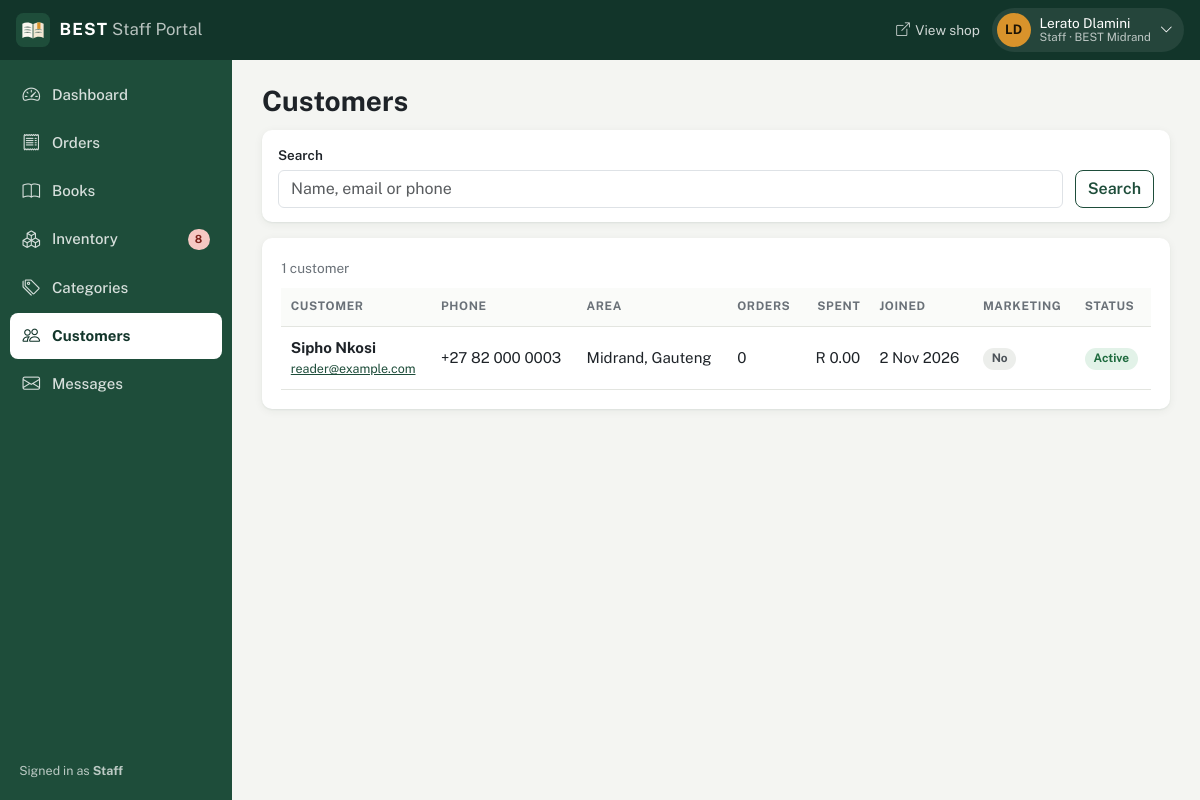
The app's page /staff/customers.php (signed in) with its own data.
### tables this page shows
CREATE TABLE Staff (
  accountID INT PRIMARY KEY,
   
  storeID INT NULL,
  jobTitle VARCHAR(100) NOT NULL DEFAULT 'Store Assistant',
  CONSTRAINT fk_staff_account FOREIGN KEY (accountID) REFERENCES UserAccount (accountID) ON DELETE CASCADE,
  CONSTRAINT fk_staff_store FOREIGN KEY (storeID) REFERENCES Store (storeID) ON DELETE SET NULL
);

CREATE TABLE UserAccount (
  accountID INT PRIMARY KEY AUTO_INCREMENT,
  firstName VARCHAR(100) NOT NULL,
  lastName VARCHAR(100) NOT NULL,
  email VARCHAR(255) NOT NULL UNIQUE,
  phoneNumber VARCHAR(30) NULL,
  passwordHash VARCHAR(255) NOT NULL,
  accountStatus ENUM('active', 'suspended') NOT NULL DEFAULT 'active',
   
  mustChangePassword BOOLEAN NOT NULL DEFAULT FALSE,
  createdBy INT NULL,
  dateCreated DATETIME NOT NULL DEFAULT CURRENT_TIMESTAMP,
  lastLogin DATETIME NULL,
  CONSTRAINT fk_account_createdby FOREIGN KEY (createdBy) REFERENCES UserAccount (accountID) ON DELETE SET NULL,
  INDEX idx_account_status (accountStatus)
);

CREATE TABLE Store (
  storeID INT PRIMARY KEY AUTO_INCREMENT,
  name VARCHAR(120) NOT NULL UNIQUE,
  addressLine VARCHAR(255) NOT NULL,
  city VARCHAR(100) NOT NULL,
  province VARCHAR(60) NOT NULL,
  postalCode VARCHAR(10) NOT NULL,
  phoneNumber VARCHAR(30) NOT NULL,
  email VARCHAR(255) NOT NULL,
  openingHours VARCHAR(255) NOT NULL,
  isActive BOOLEAN NOT NULL DEFAULT TRUE,
  dateCreated DATETIME NOT NULL DEFAULT CURRENT_TIMESTAMP
);

CREATE TABLE Customer (
  accountID INT PRIMARY KEY,
  addressLine VARCHAR(255) NULL,
  suburb VARCHAR(100) NULL,
  city VARCHAR(100) NULL,
  province VARCHAR(60) NULL,
  postalCode VARCHAR(10) NULL,
   
  privacyConsentAt DATETIME NOT NULL DEFAULT CURRENT_TIMESTAMP,
  marketingConsent BOOLEAN NOT NULL DEFAULT FALSE,
  CONSTRAINT fk_customer_account FOREIGN KEY (accountID) REFERENCES UserAccount (accountID) ON DELETE CASCADE
);

### includes/helpers/database.php (called while the page is built, shortened)
<?php
function fetchAll(mysqli $conn, string $sql, array $params = []): array
{
    $stmt = $conn->prepare($sql);
    if (!$stmt->execute($params ?: null)) {
        error_log('Query failed: ' . $stmt->error);
        return [];
    }
    $result = $stmt->get_result();
    return $result ? $result->fetch_all(MYSQLI_ASSOC) : [];
}
function fetchOne(mysqli $conn, string $sql, array $params = []): ?array
{
    return fetchAll($conn, $sql, $params)[0] ?? null;
}
function fetchValue(mysqli $conn, string $sql, array $params = []): mixed
{
    $row = fetchOne($conn, $sql, $params);
    return $row ? array_values($row)[0] : null;
}

### staff/helpers/auth.php (called while the page is built, shortened)
<?php
require_once __DIR__ . '/../../includes/helpers/database.php';
function requireStaff(?mysqli $conn): array
{
    $account = isset($_SESSION['accountID']) ? fetchOne($conn,
        "SELECT u.accountID, u.firstName, u.lastName, u.email, u.phoneNumber, u.accountStatus, u.mustChangePassword, u.lastLogin,
                CASE WHEN a.accountID IS NOT NULL THEN 'Admin' WHEN s.accountID IS NOT NULL THEN 'Staff' END AS role,
                s.storeID, s.jobTitle, st.name AS storeName
         FROM UserAccount u
         LEFT JOIN Admin a ON a.accountID = u.accountID
         LEFT JOIN Staff s ON s.accountID = u.accountID
         LEFT JOIN Store st ON st.storeID = s.storeID
         WHERE u.accountID = ?",
        [(int) $_SESSION['accountID']]) : null;
    return $account;
}
function isAdmin(array $account): bool
{
    return $account['role'] === 'Admin';
}

### includes/helpers/forms.php (called while the page is built, shortened)
<?php
function e(?string $value): string
{
    return htmlspecialchars((string) $value, ENT_QUOTES, 'UTF-8');
}
function money(float|string|null $amount): string
{
    return 'R ' . number_format((float) $amount, 2, '.', ' ');
}

### staff/customers.php (the view, shortened to what this page needs)
<?php
    require_once __DIR__ . '/../includes/helpers/orders.php';
    require_once __DIR__ . '/helpers/auth.php';
    $conn = db();
    $account = requireStaff($conn);
    $q = is_string($_GET['q'] ?? null) ? mb_substr(trim($_GET['q']), 0, 100) : '';
    $params = [];
    $where = '';
    $customers = fetchAll($conn,
        "SELECT u.accountID, u.firstName, u.lastName, u.email, u.phoneNumber, u.accountStatus, u.dateCreated, u.lastLogin,
                c.city, c.province, c.marketingConsent,
                COUNT(o.orderID) AS orderCount,
                COALESCE(SUM(CASE WHEN o.status <> 'cancelled' THEN o.total END), 0) AS totalSpent,
                MAX(o.orderDate) AS lastOrder
         FROM UserAccount u
         JOIN Customer c ON c.accountID = u.accountID
         LEFT JOIN CustomerOrder o ON o.customerID = u.accountID
         $where
         GROUP BY u.accountID, u.firstName, u.lastName, u.email, u.phoneNumber, u.accountStatus, u.dateCreated, u.lastLogin, c.city, c.province, c.marketingConsent
         ORDER BY u.dateCreated DESC
         LIMIT 300",
        $params);
    $pageTitle = 'Customers';
    $activePage = 'customers';
    include __DIR__ . '/components/layout.php';
?>
<form class="filter-bar" method="get">
    <div class="filter-field grow">
        <label for="q" class="form-label">Search</label>
        <input type="search" id="q" name="q" class="form-control" value="<?= e($q) ?>" placeholder="Name, email or phone">
    </div>
    <button class="btn btn-outline-brand">Search</button>
</form>
<section class="panel">
    <p class="panel-count"><?= count($customers) ?> customer<?= count($customers) === 1 ? '' : 's' ?></p>
    <div class="table-wrap">
        <table class="portal-table responsive-table">
            <thead><tr><th>Customer</th><th>Phone</th><th>Area</th><th>Orders</th><th class="text-end">Spent</th><th>Joined</th><th>Marketing</th><th>Status</th></tr></thead>
            <tbody>
                <?php foreach ($customers as $customer): ?>
                    <tr class="<?= $customer['accountStatus'] === 'active' ? '' : 'is-muted' ?>">
                        <td data-label="Customer"><strong><?= e($customer['firstName'] . ' ' . $customer['lastName']) ?></strong><small class="d-block"><a href="mailto:<?= e($customer['email']) ?>"><?= e($customer['email']) ?></a></small></td>
                        <td data-label="Phone"><?= e($customer['phoneNumber'] ?? '—') ?></td>
                        <td data-label="Area"><?= e(trim(($customer['city'] ?? '') . ($customer['province'] ? ', ' . $customer['province'] : ''), ', ') ?: '—') ?></td>
                        <td data-label="Orders"><?php if ($customer['orderCount']): ?><a href="orders.php?q=<?= urlencode($customer['email']) ?>"><?= (int) $customer['orderCount'] ?></a><?php else: ?>0<?php endif; ?></td>
                        <td data-label="Spent" class="text-end"><?= money($customer['totalSpent']) ?></td>
                        <td data-label="Joined"><?= date('j M Y', strtotime($customer['dateCreated'])) ?></td>
                        <td data-label="Marketing"><?= $customer['marketingConsent'] ? '<span class="pill pill-success">Opted in</span>' : '<span class="pill">No</span>' ?></td>
                        <td data-label="Status">
                            <?php if (isAdmin($account)): ?>
                                <form method="post" data-confirm="<?= $customer['accountStatus'] === 'active' ? 'Suspend this customer? They will not be able to sign in.' : 'Restore this customer?' ?>">
                                    <?= csrfField() ?>
                                    <input type="hidden" name="action" value="toggleStatus">
                                    <input type="hidden" name="accountID" value="<?= (int) $customer['accountID'] ?>">
                                    <button class="pill-btn <?= $customer['accountStatus'] === 'active' ? 'pill-success' : 'pill-danger' ?>" title="Click to <?= $customer['accountStatus'] === 'active' ? 'suspend' : 'restore' ?>"><?= ucfirst(e($customer['accountStatus'])) ?></button>
                                </form>
                            <?php else: ?>
                                <span class="pill <?= $customer['accountStatus'] === 'active' ? 'pill-success' : 'pill-danger' ?>"><?= ucfirst(e($customer['accountStatus'])) ?></span>
                            <?php endif; ?>
                        </td>
                    </tr>
                <?php endforeach; ?>
            </tbody>
        </table>
    </div>
</section>
<?php include __DIR__ . '/components/layoutEnd.php'; ?>

### staff/components/layout.php (shortened to what this page needs)
<?php
    $pageTitle = $pageTitle ?? 'Dashboard';
    $activePage = $activePage ?? 'dashboard';
    $role = $account['role'] ?? 'Staff';
    $navCounts = [
        'orders'    => (int) fetchValue($conn, "SELECT COUNT(*) FROM CustomerOrder WHERE status = 'pending'"),
        'messages'  => (int) fetchValue($conn, "SELECT COUNT(*) FROM ContactMessage WHERE status = 'new'"),
        'inventory' => (int) fetchValue($conn,
            "SELECT COUNT(*) FROM Inventory i JOIN Book b ON b.bookID = i.bookID AND b.isActive = TRUE
             JOIN Store s ON s.storeID = i.storeID AND s.isActive = TRUE WHERE i.quantity <= i.reorderLevel"
            . (!isAdmin($account) && $account['storeID'] ? " AND i.storeID = " . (int) $account['storeID'] : '')),
    ];
    $navLinks = [
        ['dashboard',  'Dashboard',   'dashboard.php',   ['Admin', 'Staff'], 'speedometer2'],
        ['orders',     'Orders',      'orders.php',      ['Admin', 'Staff'], 'receipt'],
        ['books',      'Books',       'books.php',       ['Admin', 'Staff'], 'book'],
        ['inventory',  'Inventory',   'inventory.php',   ['Admin', 'Staff'], 'boxes'],
        ['categories', 'Categories',  'categories.php',  ['Admin', 'Staff'], 'tags'],
        ['customers',  'Customers',   'customers.php',   ['Admin', 'Staff'], 'people'],
        ['messages',   'Messages',    'messages.php',    ['Admin', 'Staff'], 'envelope'],
        ['stores',     'Stores',      'stores.php',      ['Admin'],          'shop'],
        ['accounts',   'Staff & Roles', 'accounts.php',  ['Admin'],          'person-gear'],
        ['activity',   'Activity Log', 'activityLog.php', ['Admin'],         'clock-history'],
    ];
    $navLinks = array_values(array_filter($navLinks, fn ($link) => in_array($role, $link[3], true)));
?>
<!DOCTYPE html>
<html lang="en">
<head>
    <link href="https://cdn.jsdelivr.net/npm/bootstrap@5.3.8/dist/css/bootstrap.min.css" rel="stylesheet">
    <link href="https://cdn.jsdelivr.net/npm/bootstrap-icons@1.13.1/font/bootstrap-icons.min.css" rel="stylesheet">
    <link rel="stylesheet" href="assets/css/dashboard.css?v=<?= filemtime(__DIR__ . '/../assets/css/dashboard.css') ?>">
</head>
<body class="<?= $role === 'Admin' ? 'admin-portal' : 'staff-portal' ?>">
    <header class="portal-header">
        <a class="portal-brand" href="dashboard.php">
            <img src="../assets/images/logo.svg" alt="" width="34" height="34">
            <span><strong>BEST</strong> <span class="portal-brand-sub">Staff Portal</span></span>
        </a>
        <div class="portal-header-actions">
            <a href="../index.php" class="portal-header-link d-none d-md-inline-flex" target="_blank" rel="noopener"><i class="bi bi-box-arrow-up-right" aria-hidden="true"></i> View shop</a>
            <div class="dropdown">
                <button class="portal-user" type="button" data-bs-toggle="dropdown" aria-expanded="false">
                    <span class="portal-avatar" aria-hidden="true"><?= e(mb_substr($account['firstName'], 0, 1) . mb_substr($account['lastName'], 0, 1)) ?></span>
                    <span class="portal-user-text d-none d-sm-flex">
                        <span><?= e($account['firstName'] . ' ' . $account['lastName']) ?></span>
                        <small><?= e($role) ?><?= $account['storeName'] ? ' · ' . e($account['storeName']) : '' ?></small>
                    </span>
                    <i class="bi bi-chevron-down small" aria-hidden="true"></i>
                </button>
            </div>
        </div>
    </header>
    <div class="portal-body">
        <nav class="portal-nav offcanvas-lg offcanvas-start" id="portalNav" tabindex="-1" aria-label="Portal navigation">
            <ul class="portal-nav-list">
                <?php foreach ($navLinks as [$key, $label, $href, , $icon]): ?>
                    <li>
                        <a class="portal-nav-link<?= $activePage === $key ? ' active' : '' ?>" href="<?= $href ?>"<?= $activePage === $key ? ' aria-current="page"' : '' ?>>
                            <i class="bi bi-<?= $icon ?>" aria-hidden="true"></i>
                            <span><?= $label ?></span>
                            <?php if (!empty($navCounts[$key])): ?>
                                <span class="portal-nav-badge<?= $key === 'inventory' ? ' is-warning' : '' ?>"><?= $navCounts[$key] ?></span>
                            <?php endif; ?>
                        </a>
                    </li>
                <?php endforeach; ?>
            </ul>
            <p class="portal-nav-role">Signed in as <strong><?= e($role) ?></strong></p>
        </nav>
        <main class="portal-main" id="main">
            <div class="portal-heading">
                <h1><?= e($pageTitle) ?></h1>
            </div>

### records on screen
staff: accountID.lastName "LD", accountID.lastName "Lerato Dlamini", storeID.name "BEST Midrand"
customer: accountID.lastName "Sipho Nkosi", accountID.email "reader@example.com", accountID.phoneNumber "+27 82 000 0003", city+province "Midrand, Gauteng", totalSpent "R 0.00", accountID.dateCreated "2 Nov 2026", marketingConsent "No", accountID.accountStatus "Active"

### other values on screen
$role "Staff"
$label "Dashboard"
$label "Orders"
$label "Books"
$label "Inventory"
$navCounts[$key] "8"
$label "Categories"
$label "Customers"
$label "Messages"
$pageTitle "Customers"
count($customers) "1"
